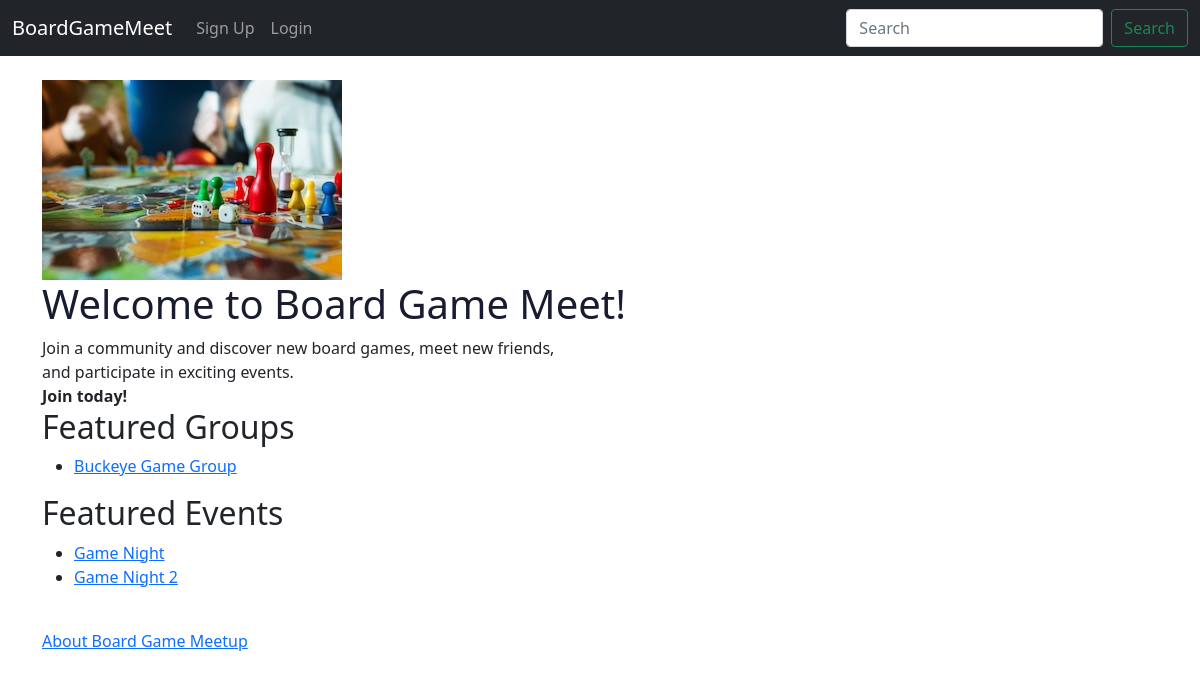
The page / on the database its author committed.
### boardgame/models.py (models this page shows, shortened)
class Group(models.Model):
    name = models.CharField(max_length=100)
    description = models.TextField()
    location = models.CharField(max_length=255)
    members = models.ManyToManyField(User, through='GroupMembers')
    slug = models.SlugField(unique=True)

class Event(models.Model):
    group = models.ForeignKey(Group, on_delete=models.CASCADE)
    title = models.CharField(max_length=100)
    description = models.TextField()
    date_time = models.DateTimeField()
    location = models.ForeignKey('EventLocation', on_delete=models.CASCADE)
    attendees = models.ManyToManyField(User, through='EventAttendance')
    nominations = models.ManyToManyField(Game, through='GameNomination')

### boardgame/views.py (the view)
# urls.py: path("",views.home, name="home"),
def home(request):
    group_list = Group.objects.all().order_by('name')
    event_list = Event.objects.all().order_by('title')
    user_groups = None
    user_events = None
    user = request.user
    if user.is_authenticated:
        user_groups = GroupMembers.objects.filter(user=user).select_related('group')
        user_events = EventAttendance.objects.filter(user=user).select_related('event')
    context = {
        'boldmessage': 'Join today!',
        'groups': group_list,
        'events': event_list,
        'user_groups': user_groups,
        'user_events': user_events,
    }
    return render(request, 'boardgame/home.html', context=context)

### boardgame/templates/boardgame/home.html (shortened to what this page needs)
{% extends 'boardgame/base.html' %}
{% load static %}
{% block content %}
<head>
    <link rel="stylesheet" type="text/css" href="{% static 'boardgame/style.css' %}">
    <img src="{% static 'boardgame/images/boardgamehome.jpeg' %}" alt="Board Game Home" />
</head>
<body>
    <h1 class="test">Welcome to Board Game Meet!</h1>
    <div>
        Join a community and discover new board games, meet new friends, <br>
        and participate in exciting events. <br />
        <strong>{{ boldmessage }}</strong><br />
    </div>
    <div>
        {% if not user.is_authenticated %}
        <div>
            <h2>Featured Groups</h2>
            {% if groups %}
            <ul>
                {% for group in groups %}
                <li>
                    <a href="{% url 'group_profile' group.slug %}">{{ group.name }}</a>
                </li>
                {% endfor %}
            </ul>
            {% else %}
            <strong>There are no groups present.</strong>
            {% endif %}
        </div>
        <div>
            <h2>Featured Events</h2>
            {% if events %}
            <ul>
                {% for event in events %}
                <li>
                    <a href="{% url 'event_details' event.id %}">{{ event.title }}</a>
                </li>
                {% endfor %}
            </ul>
            {% else %}
            <strong>There are no events present.</strong>
            {% endif %}
        </div>
        {% endif %}
        <br>
        <div>
            <a href="/boardgame/about/">About Board Game Meetup</a><br />
        </div>
    </div>
</body>
{% endblock %}

### boardgame/static/boardgame/style.css (style rules this page uses)
.test { color: rgb(25, 27, 48); }

### rows shown on the page
Group: name "Buckeye Game Group"
Event: title "Game Night"
Event: title "Game Night 2"

### other values the page prints
{{ boldmessage }} "Join today!"
